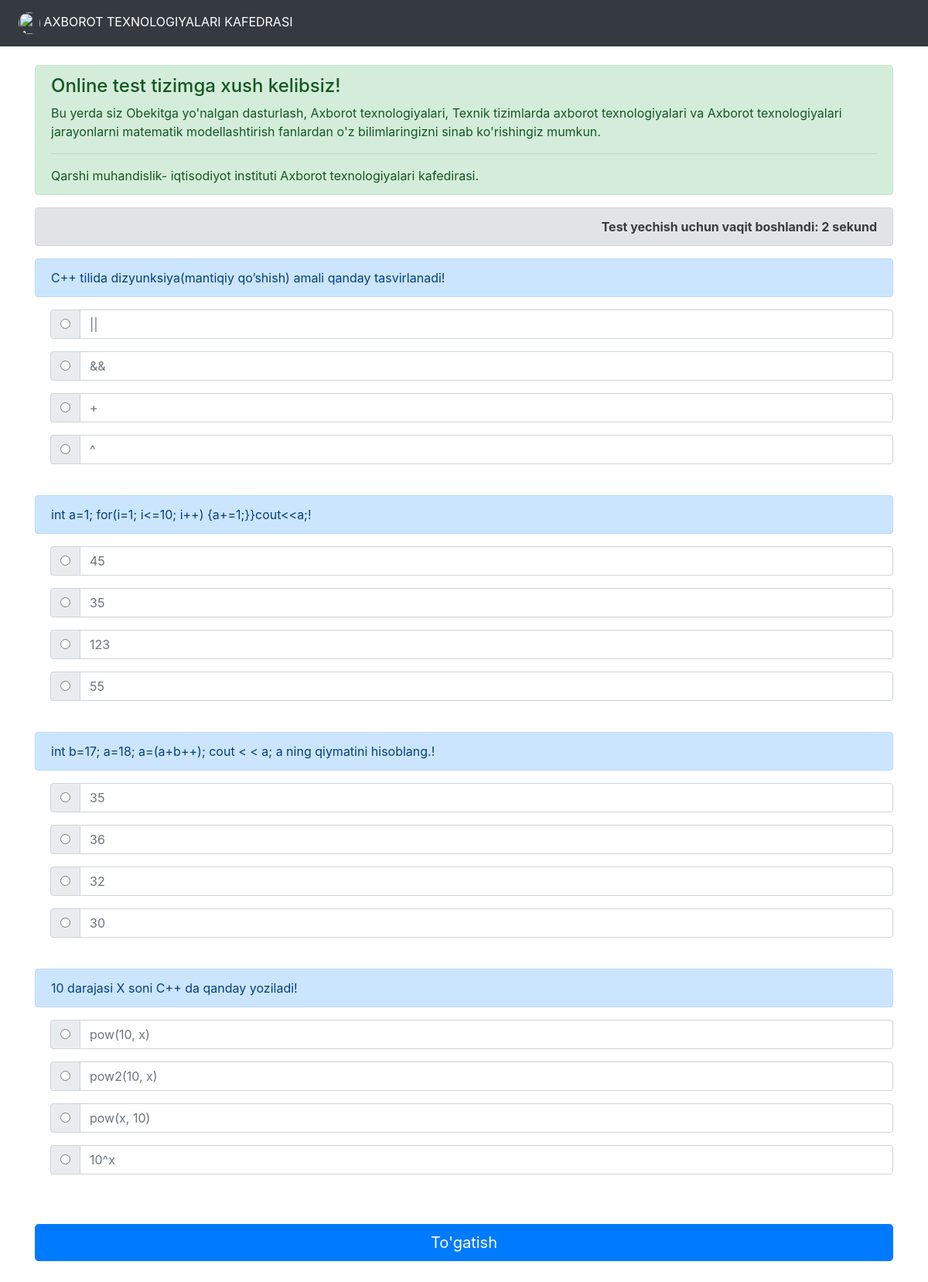
/Quiz/, run on the app's committed database.
### Quiz/models.py (models this page shows, shortened)
class QuesModel(models.Model):
    question = models.CharField(max_length=200,null=True)
    op1 = models.CharField(max_length=200,null=True)
    op2 = models.CharField(max_length=200,null=True)
    op3 = models.CharField(max_length=200,null=True)
    op4 = models.CharField(max_length=200,null=True)
    ans = models.CharField(max_length=200,null=True)

### Quiz/views.py (the view)
# urls.py: path('', homea, name='homea'),
def homea(request):
    if request.method == 'POST':
        print(request.POST)
        questions=QuesModel.objects.all()
        score=0
        wrong=0
        correct=0
        total=0
        for q in questions:
            total+=1
            print(request.POST.get(q.question))
            print(q.ans)
            print()
            if q.ans ==  request.POST.get(q.question):
                score+=10
                correct+=1
            else:
                wrong+=1
        percent = score/(total*10) *100
        context = {
            'score':score,
            'time': request.POST.get('timer'),
            'correct':correct,
            'wrong':wrong,
            'percent':percent,
            'total':total
        }
        return render(request,'Quiz/result.html',context)
    else:
        questions=QuesModel.objects.all()
        context = {
            'questions':questions
        }
        return render(request,'Quiz/home.html',context)

### Quiz/templates/Quiz/home.html (shortened to what this page needs)
{% extends 'Quiz/dependencies.html' %}
{% block content %}
{% load static %}
<div class="container ">
    <br>
<div class="alert alert-success" role="alert">
  <h4 class="alert-heading">Online test tizimga xush kelibsiz!</h4>
  <p>Bu yerda siz Obekitga yo'nalgan dasturlash, Axborot texnologiyalari, Texnik tizimlarda axborot texnologiyalari va Axborot texnologiyalari jarayonlarni matematik modellashtirish fanlardan o'z bilimlaringizni sinab ko'rishingiz mumkun.</p>
  <hr>
  <p class="mb-0">Qarshi muhandislik- iqtisodiyot instituti  Axborot texnologiyalari kafedirasi.</p>
</div>
    <div class="alert alert-secondary" role="alert"  id="displaytimer" align="right ">
</div>
 <form method='post' action=''>
    {% for q  in questions %}
     <div class="alert alert-primary" role="alert">
  {{q.question}}!
    </div>
     <div class="form-check">
                 <div class="input-group mb-3">
  <div class="input-group-prepend">
    <div class="input-group-text">
      <input  type="radio" aria-label="Checkbox for following text input" name="{{q.question}}" id="gridRadios1" value="option1" >
    </div>
  </div>
    <input type="text" class="form-control" aria-label="Text input with checkbox" placeholder="{{q.op1}}" for="gridRadios1">
</div>
         <div class="input-group mb-3">
  <div class="input-group-prepend">
    <div class="input-group-text">
      <input  type="radio" aria-label="Checkbox for following text input" name="{{q.question}}" id="gridRadios2" value="option2" >
    </div>
  </div>
  <input type="text" class="form-control" aria-label="Text input with checkbox" placeholder="{{q.op2}}" for="gridRadios2">
</div>
 <div class="input-group mb-3">
  <div class="input-group-prepend">
    <div class="input-group-text">
      <input  type="radio" aria-label="Checkbox for following text input" name="{{q.question}}" id="gridRadios1" value="option3" >
    </div>
  </div>
  <input type="text" class="form-control" aria-label="Text input with checkbox" placeholder="{{q.op3}}" for="gridRadios1">
</div>
 <div class="input-group mb-3">
  <div class="input-group-prepend">
    <div class="input-group-text">
      <input  type="radio" aria-label="Checkbox for following text input" name="{{q.question}}" id="gridRadios2" value="option4" >
    </div>
  </div>
  <input type="text" class="form-control" aria-label="Text input with checkbox" placeholder="{{q.op4}}" for="gridRadios2">
</div>
        <br>
    </div>
    {% endfor %}
    <br>
   <button type="submit" class="btn btn-primary btn-lg btn-block">To'gatish</button>
  </form>
</div>
{% endblock %}

### Quiz/templates/Quiz/dependencies.html (shortened to what this page needs)
{% load static %}
<html>
    <head>
         <link rel="stylesheet" href="https://cdn.jsdelivr.net/npm/bootstrap@4.5.3/dist/css/bootstrap.min.css">
    </head>
    <body>
        {% include 'Quiz/navbar.html' %}
        {% block content %}
        {% endblock %}
        <br>
    </body>
</html>

### Quiz/templates/Quiz/navbar.html (shortened to what this page needs)
{% load static %}
<nav class="navbar navbar-expand-lg navbar-dark bg-dark">
  <div class="collapse navbar-collapse" id="navbarNav">
    <ul class="navbar-nav">
      <li class="nav-item active">
        <a class="nav-link" href="{% url 'home' %}">
          <img src="https://filin.mail.ru/pic?email=bekzod1106%40mail.ru&width=180&height=180&name=Bekzod+Xoliqulov&version=4&build=7&_=1641838183291.503" alt="Avatar Logo" style="width:28px;" class="rounded-pill">
          AXBOROT TEXNOLOGIYALARI KAFEDRASI</a>
      </li>
     </ul>
  </div>
</nav>

### data on the page
QuesModel: question "C++ tilida dizyunksiya(mantiqiy qo’shish) amali qanday tasvirlanadi", op1 "||", op2 "&&", op3 "+", op4 "^"
QuesModel: question "int a=1; for(i=1; i<=10; i++) {a+=1;}}cout<<a;", op1 "45", op2 "35", op3 "123", op4 "55"
QuesModel: question "int b=17; a=18; a=(a+b++); cout < < a; a ning qiymatini hisoblang.", op1 "35", op2 "36", op3 "32", op4 "30"
QuesModel: question "10 darajasi X soni C++ da qanday yoziladi", op1 "pow(10, x)", op2 "pow2(10, x)", op3 "pow(x, 10)", op4 "10^x"
